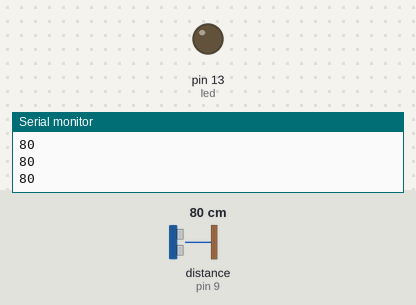
Simulated run of this sketch. Board: Arduino Uno, built with avr-gcc and run on an emulated ATmega328P. On the bench: output pins drawn as LEDs (lit = HIGH), the last lines printed to the serial monitor. Wiring (inferred from the names in the program): ultrasonic range finder: trigger pin 10; echo pin 9. Dashed ring = blinking. Inputs (shaded band) come from the test bench; at power-on: distance to the obstacle (sensor on pin 9) 80 cm. The echo pulse lasts 58.3 µs per cm; pins used as bus, display or sensor lines are not drawn.

Above: at 1.2 s.
1.3 s: distance to the obstacle (sensor on pin 9) set to 23 cm
2.8 s: distance to the obstacle (sensor on pin 9) set to 19 cm
At 3.16 s:
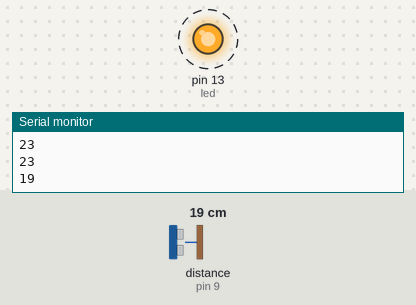
5.8 s: distance to the obstacle (sensor on pin 9) set to 35 cm
At 6.6 s:
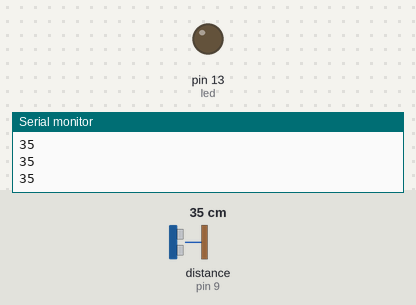
7.4 s: distance to the obstacle (sensor on pin 9) set to 2 cm
At 8.84 s:
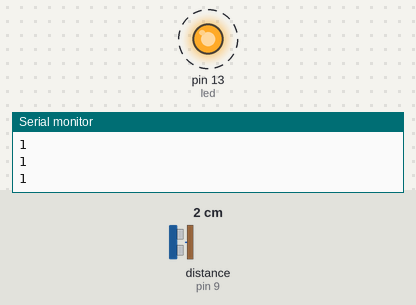
Timing chart, 0 to 11.4 s (numbered marks = the images above; inputs shaded):
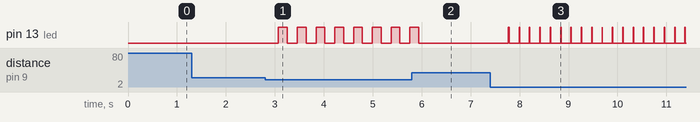

The sketch:

sensor_utrasonico_monitorserial.ino
```cpp
 int trig = 10; // trigger en pin 10
 int eco= 9;// echo en pin 9
 int led =13;// LED en pin 3
 int duracion;
 int distancia;

 void setup()
 {
  pinMode(trig,OUTPUT);// trigger como salida
  pinMode(eco,INPUT);// echo como entrada
  pinMode(led,OUTPUT);// LED como salida
  Serial.begin(9600);      // inicializacion de comunicacion serial a 9600 bps
 }
void loop()
{
  digitalWrite(trig,HIGH);// generacion del pulso a enviar
  delay(1);// al pin conectado al trigger
  digitalWrite(trig,LOW);// del sensor

  duracion = pulseIn(eco,HIGH);//usamos el pin eco para tomamos el tiempo en el que tarde en rebotar la senal
                               // con funcion pulseIn se espera un pulso alto en Echo
  distancia = duracion/58.2; // convertimos la duracion en distancia quedando como 58.2 como constante // distancia medida en centimetros
  Serial.println(distancia);// se imprime la distancia  // envio de valor de distancia por monitor serial
  delay(200); // demora entre datos

  if(distancia <= 20 && distancia >=0)//si la distanica esta entre 0 20 entra a la condicion // si distancia entre 0 y 20 cms.
  {
    digitalWrite(led,HIGH);// enciende LED
    delay(distancia*10);// demora proporcional a la distancia
    digitalWrite(led,LOW);// apaga LED
  }
}
```

Measured:
- the behaviour switches between 21 and 20 cm on distance to the obstacle (sensor on pin 9) (found by bisection; images 0 and 1)
- after the input at 2.8 s, pin 13 (led): alternates HIGH for 0.18 s and LOW for 0.20 s, starting after 0.27 s
- after the input at 5.8 s, pin 13 (led): goes on until 5.9 s, then stays LOW
- after the input at 7.4 s, pin 13 (led): alternates HIGH for 0.01 s and LOW for 0.20 s, starting after 0.37 s
